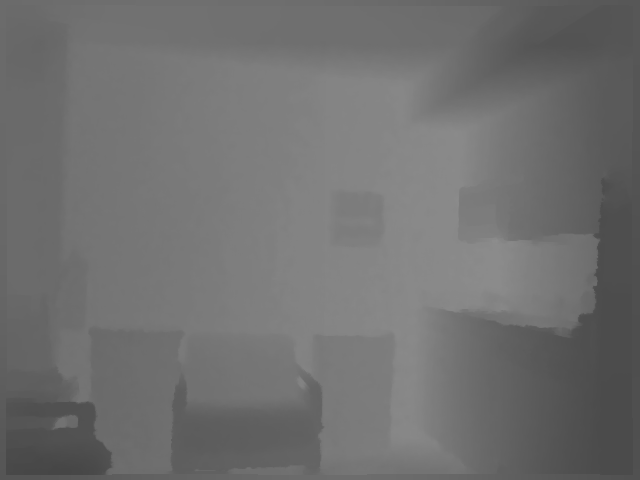
#> input picture Depth2HHA-python/demo/0.png, 640 x 480 px
$ python getHHA.py
#> lines starting #> are read from the running program, lines starting #| are printed output that depends on the picture
# --*-- coding:utf-8 --*--
import math
import cv2
import os
import math

from utils.rgbd_util import *
from utils.getCameraParam import *

'''
must use 'COLOR_BGR2GRAY' here, or you will get a different gray-value with what MATLAB gets.
'''
def getImage(root='demo'):
#> called with root = 'demo'
    D = cv2.imread(os.path.join(root, '0.png'), cv2.COLOR_BGR2GRAY)/10000
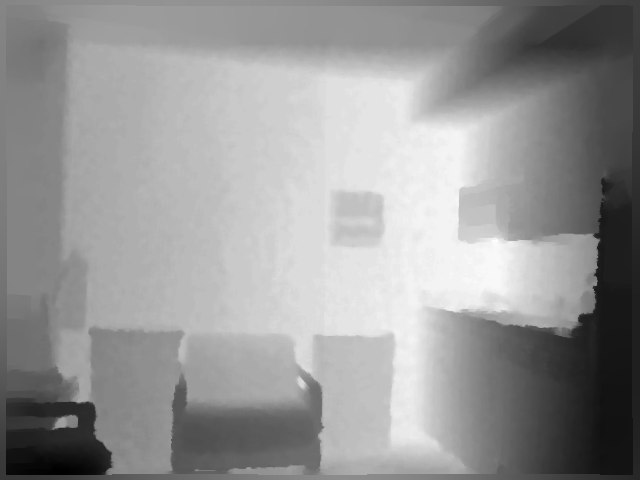
#> D: shape (480, 640) float64; min 1.8, max 3.62, mean 2.88; drawn with min black and max white
    RD = cv2.imread(os.path.join(root, '0_raw.png'), cv2.COLOR_BGR2GRAY)/10000
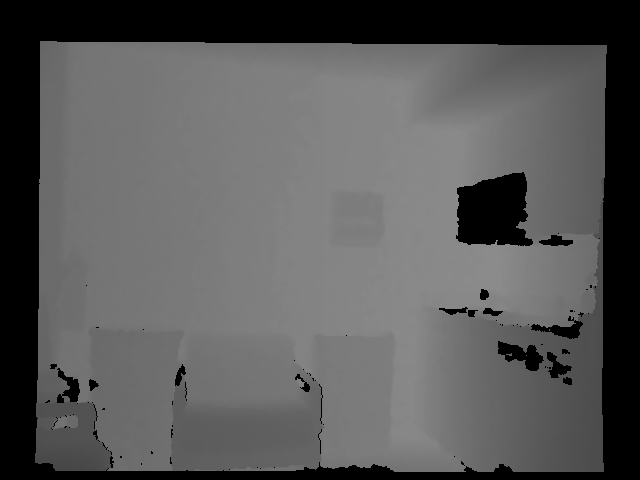
#> input picture Depth2HHA-python/demo/0_raw.png, 640 x 480 px
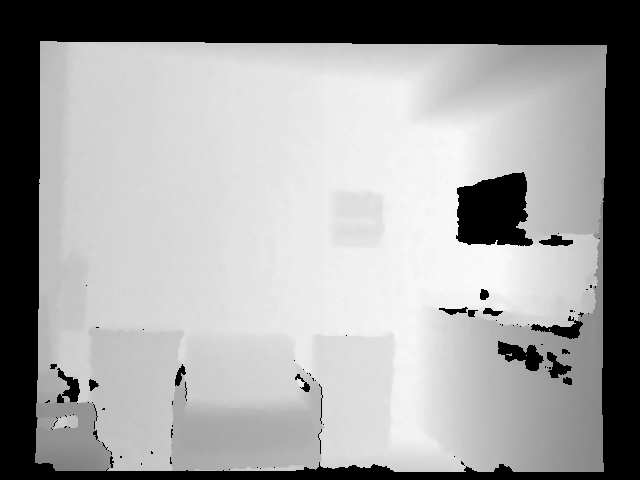
#> RD: shape (480, 640) float64; min 0, max 3.64, mean 2.27; drawn with min black and max white
    return D, RD


'''
C: Camera matrix
D: Depth image, the unit of each element in it is "meter"
RD: Raw depth image, the unit of each element in it is "meter"
'''
def getHHA(C, D, RD):
    missingMask = (RD == 0);

    pc, N, yDir, h, pcRot, NRot = processDepthImage(D * 100, missingMask, C);

    tmp = np.multiply(N, yDir)
    acosValue = np.minimum(1,np.maximum(-1,np.sum(tmp, axis=2)))
    angle = np.array([math.degrees(math.acos(x)) for x in acosValue.flatten()])
    angle = np.reshape(angle, h.shape)

    '''
    Must convert nan to 180 as the MATLAB program actually does.
    Or we will get a HHA image whose border region is different
    with that of MATLAB program's output.
    '''
    angle[np.isnan(angle)] = 180


    pc[:,:,2] = np.maximum(pc[:,:,2], 100)
    I = np.zeros(pc.shape)

    # opencv-python save the picture in BGR order.
    I[:,:,2] = 31000/pc[:,:,2]
    I[:,:,1] = h
    I[:,:,0] = (angle + 128-90)

    # print(np.isnan(angle))

    '''
    np.uint8 seems to use 'floor', but in matlab, it seems to use 'round'.
    So I convert it to integer myself.
    '''
    I = np.rint(I)

    # np.uint8: 256->1, but in MATLAB, uint8: 256->255
    I[I>255] = 255
    HHA = I.astype(np.uint8)
    return HHA

if __name__ == "__main__":
    D, RD = getImage()
#> (the run stopped early here; a loop or call above may not have finished)
